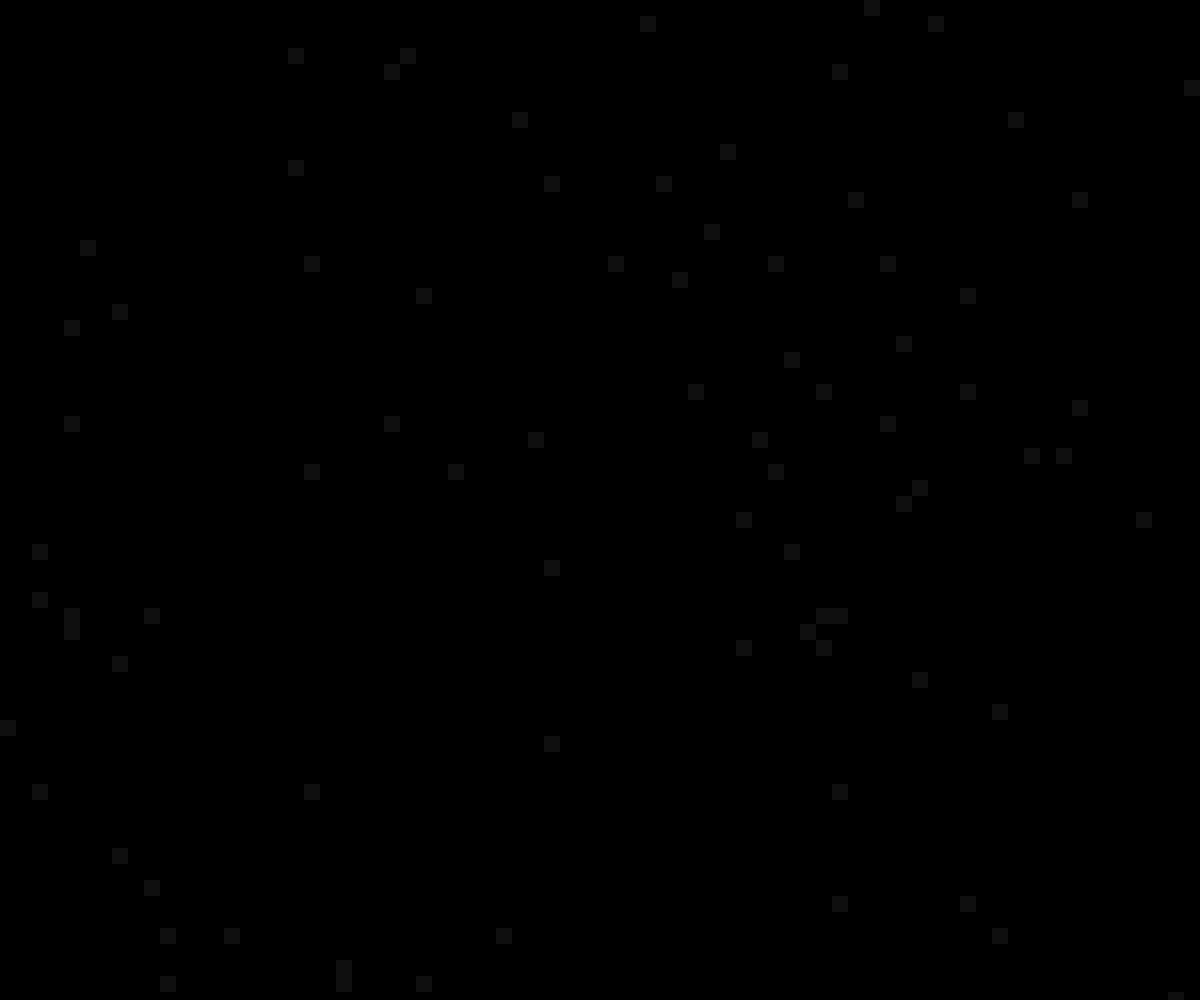
Frame 1 (no input)
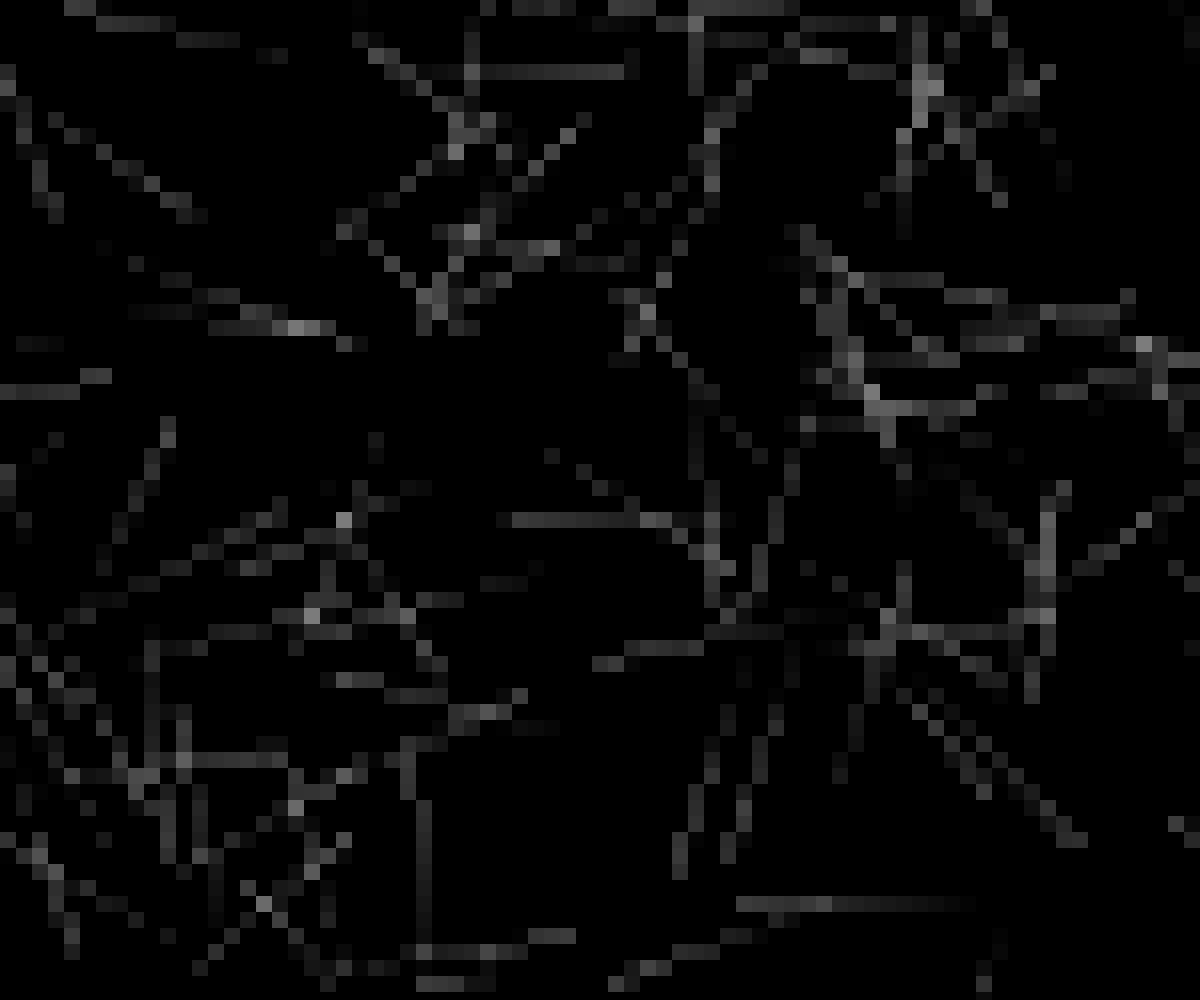
Frame 60 (no input)
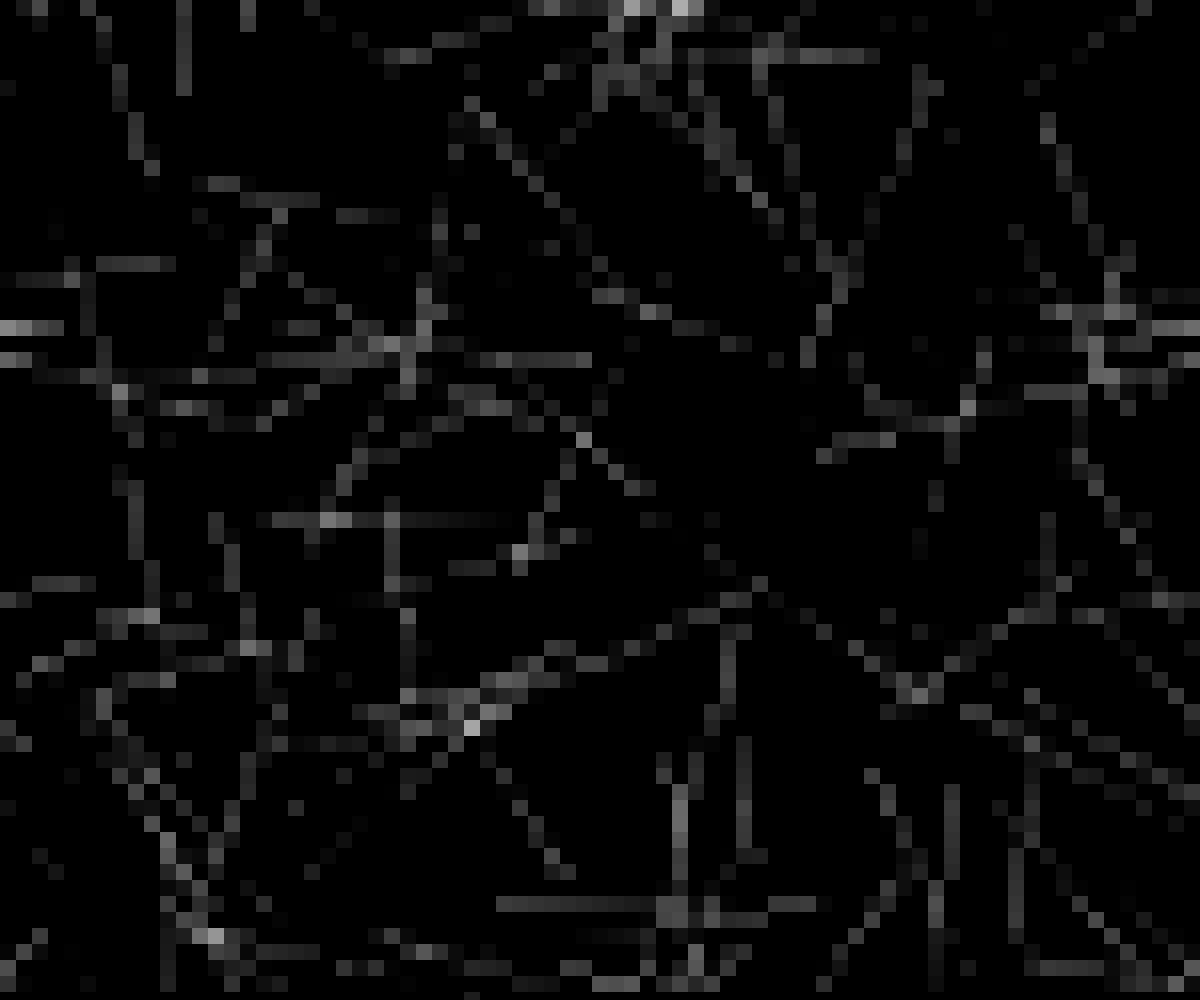
Frame 120 (the mouse pressed at the canvas centre since frame 60)

The p5.js sketch that drew these frames (run headless with seeded random() and noise() and a simulated clock; from frame 60 on, the mouse is pressed at the canvas centre):

// p5.js sketch
// ── sketch.js
let ants = [];
let pixel_map = null;
let trails = new Set()

const max_acceleration = 0.8;
const max_velocity = 4;
const num_ants = 80;
const decay_rate = 0.99; 
const view_radius = 20;
const blur_size = 16;

function setup() {
    createCanvas(windowWidth, windowHeight);
    frameRate(30);

    background(0);
    loadPixels();
    pixel_map = new Array(height+1).fill(0).map(() => new Array(width+1).fill(0));

    for (let i = 0; i < num_ants; i++) {
        ants.push(new ant());
    }
}

function draw() {
    loadPixels();

    for (const a of ants) {
        a.update(pixel_map);
        a.show(pixel_map);
    }

    pixel_map = blur(pixel_map);
    
    // copying information to display pixels
    let index = 0;
    for (let row = 0; row < height; row ++) {
        for (let col = 0; col < width; col ++) {

            let val = Math.floor(pixel_map[row][col]) * decay_rate;
            pixel_map[row][col] = val;

            pixels[index] = val;
            pixels[index+1] = val;
            pixels[index+2] = val;
            index += 4;
        }
    }

    updatePixels();
}

function blur(pixel_map) {
    for (let row = 0; row < height; row += blur_size) {
        for (let col = 0; col < width; col += blur_size) {
            let average = 0;
            
            for (let r = 0; r < blur_size && row+r < height; r++) {
                for (let c = 0; c < blur_size && col+c < width; c++) {
                    average += pixel_map[row + r][col + c];
                }
            }
            average /= (blur_size * blur_size);

            for (let r = 0; r < blur_size && row+r < height; r++) {
                for (let c = 0; c < blur_size && col+c < width; c++) {
                    pixel_map[row + r][col + c] = average;
                }
            }
        }
    }
    return pixel_map;
}

function coord_to_index(x, y) {
    return (x + y*width) * 4;
}

// the ant class represents something that follows pheremones around, like ants do
class ant {
    constructor() {
        this.position = createVector(random(width), random(height));
        this.velocity = p5.Vector.random2D();
        this.velocity.limit(max_velocity);
        this.acceleration = createVector();
    }

    update(pixel_map) {
        this.position.add(this.velocity);
        this.velocity.add(this.acceleration);
        // this.acceleration = this.sample_pheremones(trails);

        this.acceleration.setMag(max_acceleration);
        this.velocity.setMag(max_velocity);

        this.constrain();
    }

    sample_pheremones(pixel_map) {
        // TODO: need to change center of right and left
        // also need to choose the max of these, and then move in that direcition
        let front = this.sample_pheremones_direction(trails, this.position);
        let right = this.sample_pheremones_direction(trails, this.position);
        let left = this.sample_pheremones_direction(trails, this.position);
    }

    sample_pheremones_direction(trails, center) {
        let cumulative_pheramones
        
    }

    show(pixel_map) {
        pixel_map[Math.floor(this.position.y)][Math.floor(this.position.x)] = 255*blur_size;
    }

    constrain() {
        if (this.position.x >= width) this.position.x = 0;
        if (this.position.x < 0) this.position.x = width;
        if (this.position.y >= height) this.position.y = 0;
        if (this.position.y < 0) this.position.y = height;
    }

}
